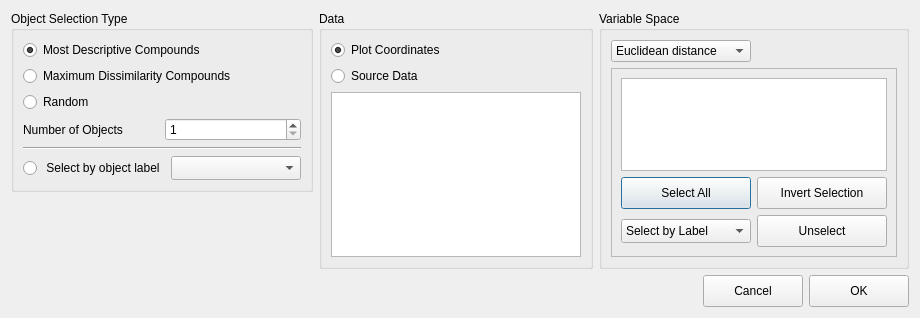
<?xml version="1.0" encoding="UTF-8"?>
<ui version="4.0">
 <class>ObjectSelectorDialog</class>
 <widget class="QDialog" name="ObjectSelectorDialog">
  <property name="geometry">
   <rect>
    <x>0</x>
    <y>0</y>
    <width>920</width>
    <height>318</height>
   </rect>
  </property>
  <property name="windowTitle">
   <string>Select Objects</string>
  </property>
  <layout class="QGridLayout" name="gridLayout_7">
   <item row="0" column="0">
    <widget class="QGroupBox" name="groupBox">
     <property name="title">
      <string>Object Selection Type</string>
     </property>
     <layout class="QGridLayout" name="gridLayout_3">
      <item row="0" column="0" colspan="2">
       <widget class="QRadioButton" name="mdcButton">
        <property name="text">
         <string>Most Descriptive Compounds</string>
        </property>
        <property name="checked">
         <bool>true</bool>
        </property>
       </widget>
      </item>
      <item row="1" column="0" colspan="2">
       <widget class="QRadioButton" name="maxdissButton">
        <property name="text">
         <string>Maximum Dissimilarity Compounds</string>
        </property>
       </widget>
      </item>
      <item row="2" column="0">
       <widget class="QRadioButton" name="randomButton">
        <property name="text">
         <string>Random</string>
        </property>
       </widget>
      </item>
      <item row="3" column="0">
       <widget class="QLabel" name="label">
        <property name="text">
         <string>Number of Objects</string>
        </property>
       </widget>
      </item>
      <item row="3" column="1">
       <widget class="QSpinBox" name="nobjectsBox">
        <property name="minimum">
         <number>1</number>
        </property>
        <property name="maximum">
         <number>999999999</number>
        </property>
        <property name="value">
         <number>1</number>
        </property>
       </widget>
      </item>
      <item row="4" column="0" colspan="2">
       <widget class="Line" name="line">
        <property name="orientation">
         <enum>Qt::Horizontal</enum>
        </property>
       </widget>
      </item>
      <item row="5" column="0" colspan="2">
       <layout class="QGridLayout" name="gridLayout_2">
        <item row="0" column="0">
         <widget class="QRadioButton" name="selectbyobjlabelbutton">
          <property name="text">
           <string> Select by object label</string>
          </property>
         </widget>
        </item>
        <item row="0" column="1">
         <widget class="QComboBox" name="objlabelslst">
          <property name="sizePolicy">
           <sizepolicy hsizetype="Expanding" vsizetype="Fixed">
            <horstretch>0</horstretch>
            <verstretch>0</verstretch>
           </sizepolicy>
          </property>
          <property name="minimumSize">
           <size>
            <width>130</width>
            <height>24</height>
           </size>
          </property>
          <property name="maximumSize">
           <size>
            <width>16777215</width>
            <height>16777215</height>
           </size>
          </property>
          <property name="editable">
           <bool>false</bool>
          </property>
         </widget>
        </item>
       </layout>
      </item>
     </layout>
    </widget>
   </item>
   <item row="0" column="1" rowspan="2">
    <widget class="QGroupBox" name="dataGroupBox">
     <property name="title">
      <string>Data</string>
     </property>
     <layout class="QGridLayout" name="gridLayout_5">
      <item row="1" column="0">
       <widget class="QRadioButton" name="sourcedataButton">
        <property name="text">
         <string>Source Data</string>
        </property>
       </widget>
      </item>
      <item row="2" column="0">
       <widget class="QListView" name="listView_2">
        <property name="editTriggers">
         <set>QAbstractItemView::NoEditTriggers</set>
        </property>
        <property name="selectionMode">
         <enum>QAbstractItemView::SingleSelection</enum>
        </property>
        <property name="selectionBehavior">
         <enum>QAbstractItemView::SelectRows</enum>
        </property>
       </widget>
      </item>
      <item row="0" column="0">
       <widget class="QRadioButton" name="plotcoordinatesButton">
        <property name="text">
         <string>Plot Coordinates</string>
        </property>
        <property name="checked">
         <bool>true</bool>
        </property>
       </widget>
      </item>
     </layout>
    </widget>
   </item>
   <item row="0" column="2" rowspan="2">
    <widget class="QGroupBox" name="varspaceGroupBox">
     <property name="title">
      <string>Variable Space</string>
     </property>
     <layout class="QGridLayout" name="gridLayout_6">
      <item row="0" column="0">
       <widget class="QComboBox" name="metricspacelist">
        <property name="sizePolicy">
         <sizepolicy hsizetype="Expanding" vsizetype="Fixed">
          <horstretch>0</horstretch>
          <verstretch>0</verstretch>
         </sizepolicy>
        </property>
        <property name="minimumSize">
         <size>
          <width>0</width>
          <height>0</height>
         </size>
        </property>
        <property name="maximumSize">
         <size>
          <width>16777215</width>
          <height>16777215</height>
         </size>
        </property>
        <property name="editable">
         <bool>false</bool>
        </property>
        <item>
         <property name="text">
          <string>Euclidean distance</string>
         </property>
        </item>
        <item>
         <property name="text">
          <string>Manhattan distance</string>
         </property>
        </item>
        <item>
         <property name="text">
          <string>Cosine similarity</string>
         </property>
        </item>
       </widget>
      </item>
      <item row="0" column="1">
       <spacer name="horizontalSpacer_2">
        <property name="orientation">
         <enum>Qt::Horizontal</enum>
        </property>
        <property name="sizeHint" stdset="0">
         <size>
          <width>40</width>
          <height>20</height>
         </size>
        </property>
       </spacer>
      </item>
      <item row="1" column="0" colspan="2">
       <widget class="QFrame" name="varlistframe">
        <property name="frameShape">
         <enum>QFrame::StyledPanel</enum>
        </property>
        <property name="frameShadow">
         <enum>QFrame::Raised</enum>
        </property>
        <layout class="QGridLayout" name="gridLayout">
         <item row="0" column="0" colspan="2">
          <widget class="QListView" name="listView">
           <property name="minimumSize">
            <size>
             <width>0</width>
             <height>0</height>
            </size>
           </property>
           <property name="selectionMode">
            <enum>QAbstractItemView::MultiSelection</enum>
           </property>
          </widget>
         </item>
         <item row="1" column="0">
          <widget class="QPushButton" name="selectAllButton">
           <property name="minimumSize">
            <size>
             <width>130</width>
             <height>32</height>
            </size>
           </property>
           <property name="maximumSize">
            <size>
             <width>130</width>
             <height>32</height>
            </size>
           </property>
           <property name="text">
            <string>Select All</string>
           </property>
          </widget>
         </item>
         <item row="1" column="1">
          <widget class="QPushButton" name="invertSelectionButton">
           <property name="minimumSize">
            <size>
             <width>130</width>
             <height>32</height>
            </size>
           </property>
           <property name="maximumSize">
            <size>
             <width>130</width>
             <height>32</height>
            </size>
           </property>
           <property name="text">
            <string>Invert Selection</string>
           </property>
          </widget>
         </item>
         <item row="2" column="0">
          <widget class="QComboBox" name="selectByVarLabel">
           <property name="sizePolicy">
            <sizepolicy hsizetype="Expanding" vsizetype="Fixed">
             <horstretch>0</horstretch>
             <verstretch>0</verstretch>
            </sizepolicy>
           </property>
           <property name="minimumSize">
            <size>
             <width>130</width>
             <height>24</height>
            </size>
           </property>
           <property name="maximumSize">
            <size>
             <width>130</width>
             <height>24</height>
            </size>
           </property>
           <property name="editable">
            <bool>false</bool>
           </property>
           <item>
            <property name="text">
             <string>Select by Label</string>
            </property>
           </item>
          </widget>
         </item>
         <item row="2" column="1">
          <widget class="QPushButton" name="unselectButton">
           <property name="minimumSize">
            <size>
             <width>130</width>
             <height>32</height>
            </size>
           </property>
           <property name="maximumSize">
            <size>
             <width>130</width>
             <height>32</height>
            </size>
           </property>
           <property name="text">
            <string>Unselect</string>
           </property>
          </widget>
         </item>
        </layout>
       </widget>
      </item>
     </layout>
    </widget>
   </item>
   <item row="1" column="0">
    <spacer name="verticalSpacer">
     <property name="orientation">
      <enum>Qt::Vertical</enum>
     </property>
     <property name="sizeHint" stdset="0">
      <size>
       <width>20</width>
       <height>163</height>
      </size>
     </property>
    </spacer>
   </item>
   <item row="2" column="0" colspan="3">
    <layout class="QGridLayout" name="gridLayout_4">
     <item row="0" column="0">
      <spacer name="horizontalSpacer_3">
       <property name="orientation">
        <enum>Qt::Horizontal</enum>
       </property>
       <property name="sizeHint" stdset="0">
        <size>
         <width>86</width>
         <height>20</height>
        </size>
       </property>
      </spacer>
     </item>
     <item row="0" column="1">
      <widget class="QPushButton" name="cancelButton">
       <property name="minimumSize">
        <size>
         <width>100</width>
         <height>32</height>
        </size>
       </property>
       <property name="maximumSize">
        <size>
         <width>100</width>
         <height>32</height>
        </size>
       </property>
       <property name="text">
        <string>Cancel</string>
       </property>
      </widget>
     </item>
     <item row="0" column="2">
      <widget class="QPushButton" name="okButton">
       <property name="minimumSize">
        <size>
         <width>100</width>
         <height>32</height>
        </size>
       </property>
       <property name="maximumSize">
        <size>
         <width>100</width>
         <height>32</height>
        </size>
       </property>
       <property name="text">
        <string>OK</string>
       </property>
      </widget>
     </item>
    </layout>
   </item>
  </layout>
 </widget>
 <resources/>
 <connections/>
</ui>
